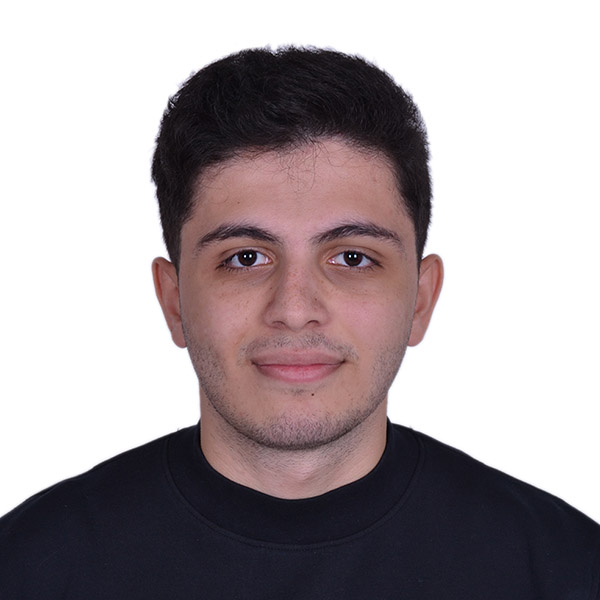
#> input picture ImageResizer/test.jpg, 600 x 600 px
$ python app.py
#> lines starting #> are read from the running program, lines starting #| are printed output that depends on the picture
#> the answer given: 100
#> the answer given: 100
#> the answer given: test.jpg
# installing pillow library
# import pillow
# open up the image we want to resize using python
# print the current size of that image
# specify the size we wanna change it to
# save the new resized image

from PIL import Image

def resize_image(size1, size2, img_name):

#> called with size1 = 100, size2 = 100, img_name = 'test.jpg'
    image = Image.open('test.jpg')
#> image is the input picture: PIL image 600x600 RGB; mean R, G, B 168, 159, 162

    print(f"Current size : {image.size}")
#| Current size : (600, 600)

    resized_image = image.resize((size1,size2))
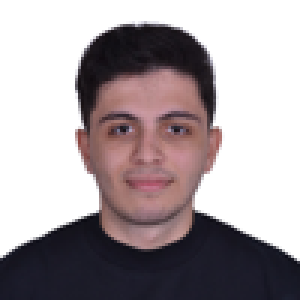
#> resized_image: PIL image 100x100 RGB (shown 3 times larger); mean R, G, B 168, 158.9, 162
    resized_image.save(img_name + ".jpg")

size1 = int(input("Enter a width: "))
size2 = int(input("Enter a length: "))
img_name = input("Enter a new image name: ")
resize_image(size1,size2,img_name)
